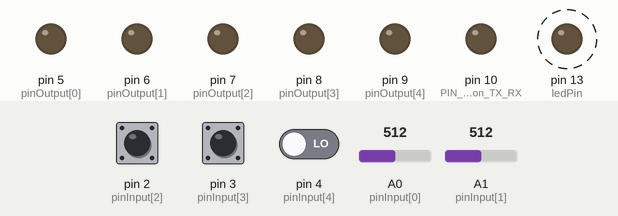
Recording of a sketch running on a simulated Arduino Uno, built with avr-gcc and run on an emulated ATmega328P. On the bench: output pins drawn as LEDs (lit = HIGH). Dashed ring = blinking. The test bench sets the inputs (shaded band); at power-on: pin 2 (pinInput[2]) LOW, pin 3 (pinInput[3]) LOW, pin 4 (pinInput[4]) LOW, A0 (pinInput[0]) = 512, A1 (pinInput[1]) = 512.

Above: at 1.2 s.
1.3 s: pin 2 (pinInput[2]) pulsed HIGH 5 times (0.12 s each, 0.3 s apart)
4.3 s: pin 3 (pinInput[3]) pulsed HIGH 5 times (0.12 s each, 0.3 s apart)
Timing chart, 0 to 13.3 s (numbered marks = the images above; inputs shaded):
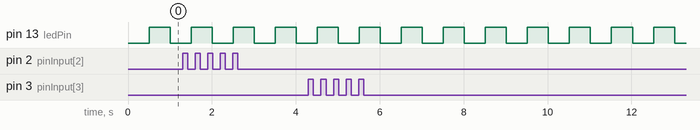

Measured:
- by itself, pin 13 (ledPin): alternates HIGH for 0.50 s and LOW for 0.50 s

The sketch:

modbus_slave_v0_5.ino
```cpp
// RS-485
const uint8_t     PIN_direction_TX_RX = 10;

// Used Pins
const int pinInput[]  = {A0, A1, 2, 3, 4};
const int pinOutput[] = {5, 6, 7, 8, 9};
const int ledPin = 13;

// States
int stateInput[5];
int stateOutput[] = {LOW,LOW,LOW,LOW,LOW};

// Counts
long int countOutput[] = {0,0,0,0,0};

// Timers
long saved_time_input[] = {0,0,0,0,0};
long saved_led_time;
boolean led;

const long debounce = 500;
const int threshold = 550;

void setup() {
  // RS-485
  pinMode(PIN_direction_TX_RX, OUTPUT);
  digitalWrite(PIN_direction_TX_RX, LOW);

  // Set Led Pin
  pinMode(ledPin, OUTPUT);
  digitalWrite(ledPin, LOW);

  // Inputs
//  pinMode(pinInput[0], INPUT);    // ????
//  pinMode(pinInput[1], INPUT);    // ????
  pinMode(pinInput[2], INPUT);
  pinMode(pinInput[3], INPUT);
  pinMode(pinInput[4], INPUT);

  // Outputs
  for (char i = 0; i < 5; i++)
    pinMode(pinOutput[i], OUTPUT);

  for (char i = 0; i < 5; i++)
    digitalWrite(pinOutput[i], stateOutput[i]);

  saved_led_time = millis();
  led = false;
}

void loop() {
  // Cute blinking of led
  if (millis() - saved_led_time > debounce) {
    if (led)  led = false;
    else      led = true;
    digitalWrite(ledPin, led);
    saved_led_time = millis();
  }

  // Processing Analog inputs
  // This fields a resolution between readings of: 5 volts / 1024 units or, .0049 volts (4.9 mV) per unit.
  for(char i = 0; i < 2; i++) {
    stateInput[i] = analogRead(pinInput[i]);
    if ( stateInput[i] > threshold && (millis() - saved_time_input[i] > debounce) ) {
      if (stateOutput[i] == LOW) {
        countOutput[i]++;
      }
      stateOutput[i] = HIGH;
      saved_time_input[i] = millis();
    } else {
      stateOutput[i] = LOW;
    }
    digitalWrite(pinOutput[i], stateOutput[i]);
  }

  // Processing Digital inputs
  for(char i = 2; i < 5; i++) {
    stateInput[i] = digitalRead(pinInput[i]);
    if ( stateInput[i] == HIGH && (millis() - saved_time_input[i] > debounce) ) {
      if (stateOutput[i] == LOW) {
        countOutput[i]++;
      }
      stateOutput[i] = HIGH;
      saved_time_input[i] = millis();
    } else {
      stateOutput[i] = LOW;
    }
    digitalWrite(pinOutput[i], stateOutput[i]);
  }
}
```
